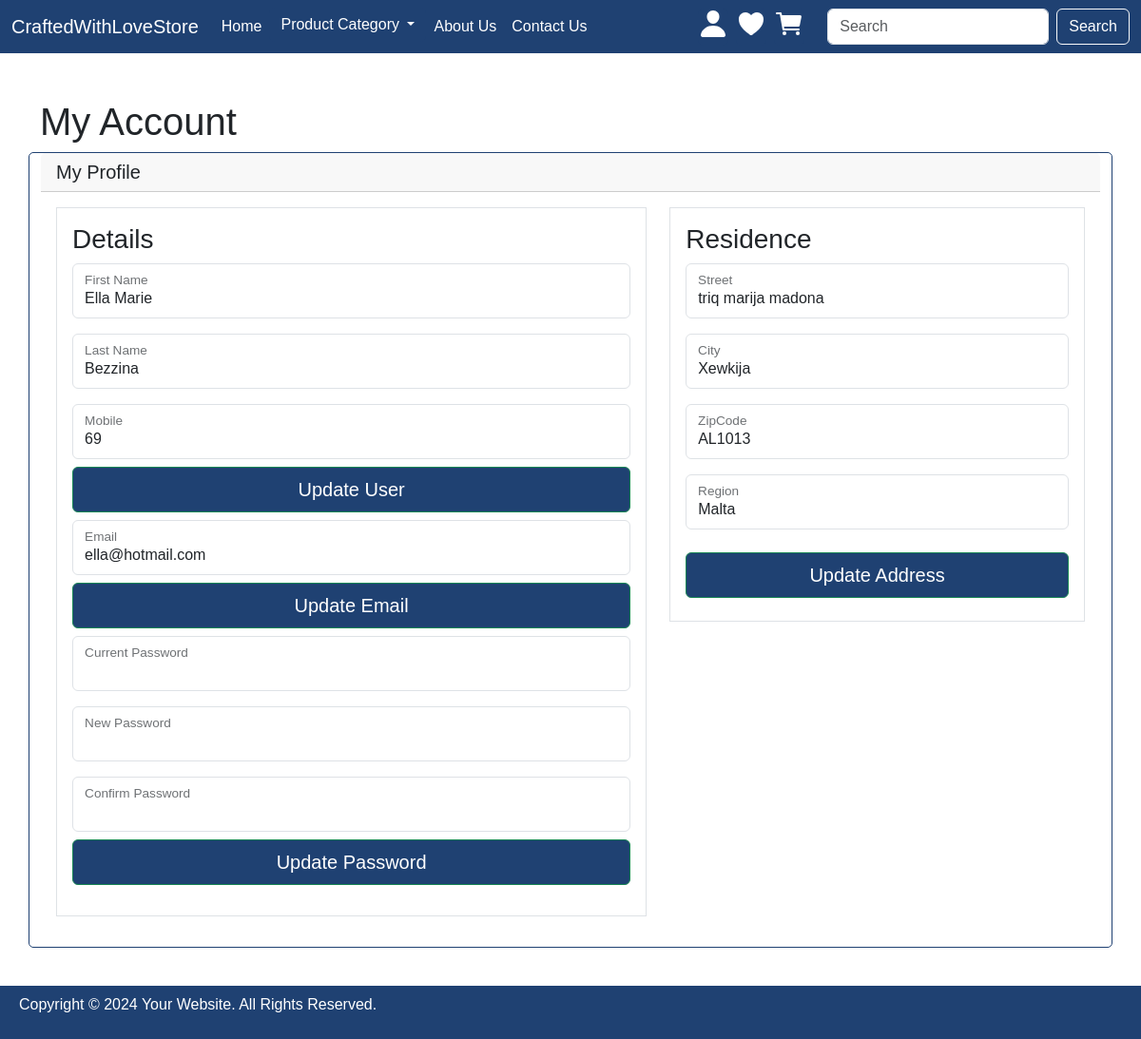
/userdetails.php (signed in), run on the app's committed database.
### tables this page shows
CREATE TABLE `user` (
  `id` int(11) NOT NULL,
  `password` varchar(100) NOT NULL,
  `email` varchar(200) NOT NULL,
  `firstName` varchar(100) NOT NULL,
  `lastName` varchar(100) NOT NULL,
  `role` int(11) NOT NULL,
  `joined` date NOT NULL,
  `mobile` varchar(45) NOT NULL
);

CREATE TABLE `address` (
  `id` int(11) NOT NULL,
  `street` longtext NOT NULL,
  `city` varchar(200) NOT NULL,
  `zipCode` varchar(200) NOT NULL,
  `region` varchar(45) NOT NULL,
  `userid` int(11) NOT NULL,
  `def` tinyint(4) NOT NULL
);

### includes/dbfunctions.php (called while the page is built, shortened)
<?php
function GetUserByID($con, $id)
{
    $sql = "SELECT * FROM user WHERE id = '$id'";
    $stmt = mysqli_stmt_init($con);
    if(!mysqli_stmt_prepare($stmt, $sql)) {
        echo "Could not load Users";
        exit();
    }
    mysqli_stmt_execute($stmt);
    $result = mysqli_stmt_get_result($stmt);
    if(mysqli_num_rows($result) > 0) {
        return $result->fetch_assoc();
    }
    return false;
}
function GetAddressesByUser($con, $userID)
{
    $sql = "SELECT * FROM address WHERE userid = '$userID';";
    $stmt = mysqli_stmt_init($con);
    if(!mysqli_stmt_prepare($stmt, $sql)) {
        echo "Could not load Roles";
        exit();
    }
    mysqli_stmt_execute($stmt);
    $result = mysqli_stmt_get_result($stmt);
    if(mysqli_num_rows($result) > 0) {
        return $result->fetch_assoc();
    }
    return false;
}

### userdetails.php (the view, shortened to what this page needs)
<?php
require_once 'includes/functions.php';
require_once 'includes/dbfunctions.php';
$user = GetUserByID($con, $_SESSION['USER']['id']);
$address = GetAddressesByUser($con, $_SESSION['USER']['id']);
require_once 'includes/header.php';
require_once 'includes/navbar.php';
?>
<div class="container">
    <div class="row mt-5 mb-5 pb-5">
        <div class="row">
            <h1>My Account</h1>
        </div>
        <div class="card">
            <h5 class="card-header">My Profile</h5>
            <div class="card-body">
                    <div class="row">
                        <div class="col-lg-7 col-md-12">
                            <div class="border p-3 mb-3">
                                <h3>Details</h3>
                                <div class="row">
                                    <form method="POST">
                                    <div class="form-floating mb-3 col">
                                        <input type="input" class="form-control" id="firstName" name="firstName" value="<?php echo $user['firstName']; ?>"
                                            required>
                                        <label for="firstName" require>First Name</label>
                                    </div>
                                    <div class="form-floating mb-3 col">
                                        <input type="input" class="form-control" value="<?php echo $user['lastName']; ?>" id="lastName" name="lastName" required>
                                        <label for="lastName" required>Last Name</label>
                                    </div>
                                    <div class="form-floating col">
                                        <input type="input" class="form-control" value="<?php echo $user['mobile']; ?>" id="mobile" name="mobile" required>
                                        <label for="mobile" required>Mobile</label>
                                    </div>
                                    <button type="submit" name="updateUser" class="btn btn-success w-100 p-2 fs-5 my-2">Update
                                        User</button>
                                </form>
                                </div>
                                <form method="post">
                                    <div class="form-floating">
                                        <input type="email" class="form-control" id="email" name="email" required value="<?php echo $user['email']; ?>">
                                        <label for="email">Email</label>
                                    </div>
                                    <button type="submit" name="updateEmail" class="btn btn-success w-100 p-2 fs-5 my-2">Update
                                        Email</button>
                                </form>
                                <form method="post">
                                    <div class="form-floating mb-3">
                                        <input type="password" class="form-control" id="password" name="currentPassword"
                                            required>
                                        <label for="currentPassword">Current Password</label>
                                    </div>
                                    <div class="form-floating mb-3">
                                        <input type="password" class="form-control" id="password" name="newPassword"
                                            required>
                                        <label for="newPassword">New Password</label>
                                    </div>
                                    <div class="form-floating">
                                        <input type="password" class="form-control" id="confPassword"
                                            name="confPassword" required>
                                        <label for="confPassword">Confirm Password</label>
                                    </div>
                                    <button type="submit" name="updatePassword" class="btn btn-success w-100 p-2 fs-5 my-2">Update
                                        Password</button>
                                </form>
                            </div>
                        </div>
                        <div class="col-lg-5 col-md-12">
                            <div class="border p-3 mb-3">
                                <h3>Residence</h3>
                                <form method="post">
                                <div class="form-floating mb-3">
                                    <input type="input" class="form-control" id="street" name="street" value="<?php echo $address['street']; ?>" required>
                                    <label for="street">Street</label>
                                </div>
                                <div class="form-floating mb-3">
                                    <input type="input" class="form-control" id="city" value="<?php echo $address['city']; ?>" name="city" required>
                                    <label for="city">City</label>
                                </div>
                                <div class="form-floating mb-3">
                                    <input type="input" class="form-control" id="zipCode" value="<?php echo $address['zipCode']; ?>" name="zipCode" required>
                                    <label for="zipCode">ZipCode</label>
                                </div>
                                <div class="form-floating mb-3">
                                    <input type="input" class="form-control" id="region" value="<?php echo $address['region']; ?>" name="region" required>
                                    <label for="region">Region</label>
                                </div>
                                <button type="submit" name="updateAddress" class="btn btn-success w-100 p-2 fs-5 my-2">Update
                                        Address</button>
                                </form>
                            </div>
                        </div>
                    </div>
            </div>
        </div>
    </div>
</div>
<?php
        include 'includes/footer.php';
    ?>

### css/style.css (style rules this page uses)
body { font-family:Arial, Helvetica, sans-serif; }
h1, h2, h3, h4, h5, h6, p { font-family:Arial, Helvetica, sans-serif; }
.card { border-color:#1f4172; border-style: solid; border-radius: 5px; }
.btn { color: #ffff; background-color: #1f4172; }

### data on the page
user: firstName "Ella Marie", lastName "Bezzina", mobile "69", email "ella@hotmail.com"
address: street "triq marija madona", city "Xewkija", zipCode "AL1013", region "Malta"
